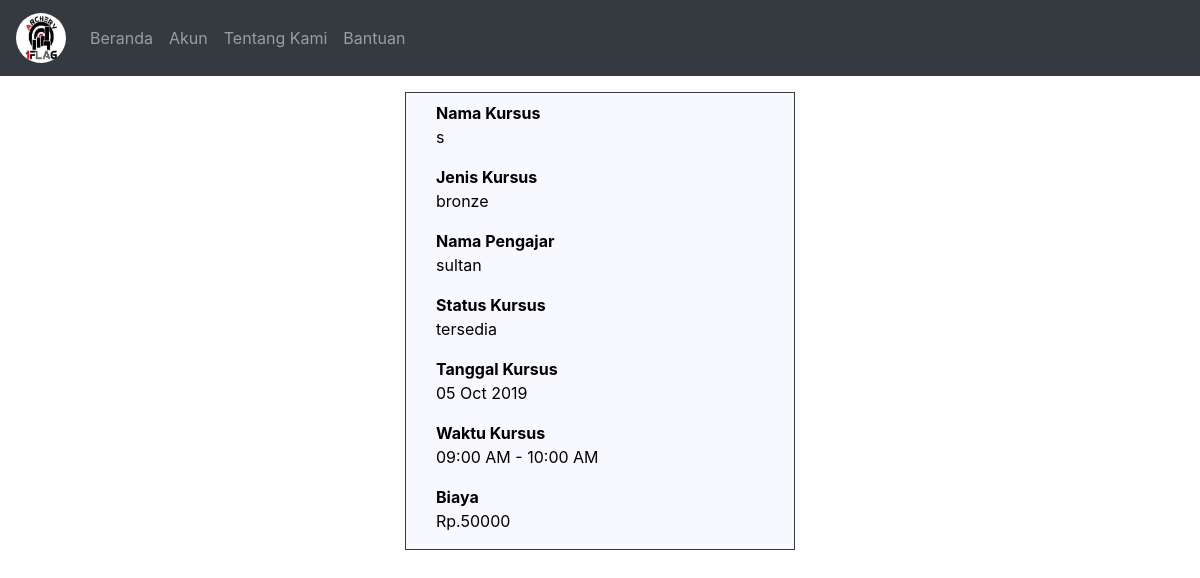
/kursus.php?kode_kursus=26, run on the app's committed database.
### tables this page shows
CREATE TABLE `kursus` (
  `kode_kursus` int(6) NOT NULL,
  `nama_kursus` varchar(50) NOT NULL,
  `jenis_kursus` varchar(20) NOT NULL,
  `kode_pengajar` int(6) NOT NULL,
  `status` varchar(30) NOT NULL,
  `tanggal` date NOT NULL,
  `max_peserta` int(2) NOT NULL,
  `waktu_mulai` varchar(10) NOT NULL,
  `waktu_selesai` varchar(10) NOT NULL,
  `biaya` int(8) NOT NULL
);

CREATE TABLE `pengajar` (
  `kode_pengajar` int(6) NOT NULL,
  `username` varchar(15) NOT NULL,
  `nama` varchar(30) NOT NULL,
  `no_telp` varchar(20) NOT NULL,
  `email` varchar(40) NOT NULL,
  `alamat` varchar(255) NOT NULL
);

### kursus.php (the view, shortened to what this page needs)
<!DOCTYPE html>
<html lang="en">
<head>
<link rel="stylesheet" href="bs4/1_bootstrap-4.3.1.min.css" >
<?php
include "koneksi.php";
if(!isset($_REQUEST['kode_kursus'])){
		echo "<script>alert('data tidak ada'); window.location.href='index.php';</script>";
}else{
	$query_ambil= mysqli_query($koneksi,"select * from kursus where kode_kursus = '".$_REQUEST['kode_kursus']."' and status = 'tersedia'");
	if(mysqli_num_rows($query_ambil)>0){
		$hasil = mysqli_fetch_assoc($query_ambil);
		$query_pengajar= mysqli_query($koneksi,"select * from pengajar where kode_pengajar = '".$hasil['kode_pengajar']." '");
		if($query_pengajar){
			$hasil_pengajar = mysqli_fetch_assoc($query_pengajar);
		}else{
			echo "<script>alert('gagal ambil data pengajar');</script>";
		}
	}else{
		echo "<script>alert('data tidak ada'); window.location.href='index.php';</script>";
	}
}
?>
</head  >
<body>
<nav class="navbar navbar-expand-lg navbar-dark bg-dark" id="warna_navigasi" >
<span class="navbar-brand" ><img src="logo.png" width="50" height="50" class="rounded-circle"></span>
<div class="collapse navbar-collapse" id="navigasi">
	<ul class="navbar-nav mr-auto">
	<li class="nav-item">
		<a class="nav-link" href="index.php">Beranda</a>
	</li>
	<?php
	if(isset($_SESSION['hak_akses'])){
		echo '
		<li class="nav-item">
		<a class="nav-link" href="akunPeserta.php">Akun( '.$_SESSION['username'].' )</a>
		</li>';
	}else{
		echo'
		<li class="nav-item ">
		<a class="nav-link" href="akun.php">Akun</a>
		</li>';
	}
	?>
	<li class="nav-item ">
		<a class="nav-link" href="tentangkami.php">Tentang Kami</a>
	</li>
	<li class="nav-item">
		<a class="nav-link" href="bantuan.php">Bantuan</a>
	</li>
	</ul>
</div>
</nav>
<div class="container-fluid">
	<div class="col-sm-4 offset-sm-4 border border-dark  my-3 pt-2" id="konten">
			<div class="col-sm-12">
			<form method="post" action="">
				<div class="form-group">
					<b>Nama Kursus</b>
					<br>
					<?php echo $hasil['nama_kursus']; ?>
				</div>
				<div class="form-group">
					<b>Jenis Kursus</b>
					<br>
					<?php echo $hasil['jenis_kursus']; ?>
				</div>
				<div class="form-group">
					<b>Nama Pengajar</b>
					<br>
					<?php echo $hasil_pengajar['nama']; ?>
				</div>
				<div class="form-group">
					<b>Status Kursus</b>
					<br>
					<?php echo $hasil['status']; ?>
				</div>
				<div class="form-group">
					<b>Tanggal Kursus</b>
					<br>
					<?php echo date('d M Y', strtotime($hasil['tanggal'])); ?>
				</div>
				<div class="form-group">
					<b>Waktu Kursus</b>
					<br>
					<?php echo $hasil['waktu_mulai']; ?> - <?php echo $hasil['waktu_selesai']; ?>
				</div>
				<div class="form-group">
					<b>Biaya</b>
					<br>
					<?php echo "Rp.".$hasil['biaya']; ?>
				</div>
			</form>
			</div>
	</div>
</div>
</body>
</html>

### kursus.php (style rules this page uses)
#warna_navigasi { background-color:dark; }
#konten { background-color:#F8F8FF; color:black; }

### data on the page
kursus: nama_kursus "s", jenis_kursus "bronze", status "tersedia", tanggal "05 Oct 2019", waktu_mulai "09:00 AM", waktu_selesai "10:00 AM", biaya "50000"
pengajar: nama "sultan"
